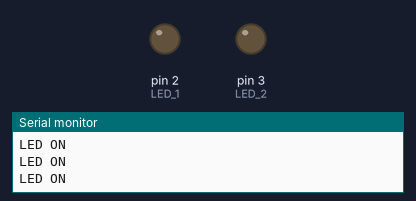
This sketch was run on a simulated Arduino Uno, built with avr-gcc and run on an emulated ATmega328P. Shown: output pins drawn as LEDs (lit = HIGH), the last lines printed to the serial monitor.

Above: at 3.6 s.
At 4.85 s:
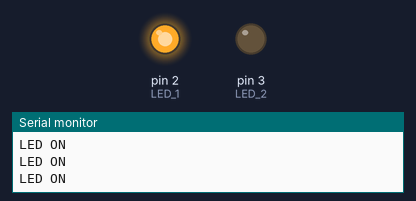
At 7.25 s:
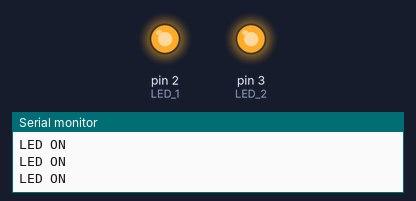
At 11.0 s:
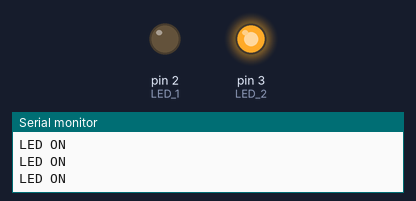
Timing chart, 0 to 12.4 s (numbered marks = the images above):
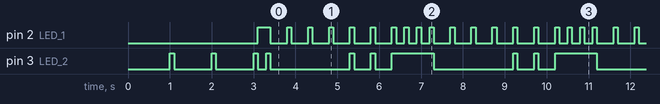

The sketch:

SOAR_LED_Protocol.ino
```cpp
#include "SOAR_LED_Protocol.h"

LEDProtocol led;

void setup() {
    Serial.begin(115200);
    // Initialize the LED protocol
    led.LED_initialize();
    led.PWR_initialize();
    led.Sensor_initialize();
    // led.PWR_Pattern();
    // led.SD_Pattern();
    // led.SD_Null_P();
    // led.Transmit_Pattern();
}

void loop() {
    // led.PWR_Pattern();
    led.SD_Pattern();
    led.SD_Null_P();
    led.Transmit_Pattern();
}
```

SOAR_LED_Protocol.cpp
```cpp
#include "SOAR_LED_Protocol.h"

// Constructor is currently commented out as it's not needed
// LEDProtocol::LEDProtocol() {
//     // Constructor implementation (if needed)
// }

// Sets up initial LED configurations
// Initializes both LEDs as outputs and ensures they start in OFF state
void LEDProtocol::LED_initialize() {
    Serial.begin(115200);  // Initialize serial communication for debugging
    pinMode(LED_1, OUTPUT); // Configure LED_1 pin for output mode
    pinMode(LED_2, OUTPUT); // Configure LED_2 pin for output mode
    digitalWrite(LED_1, LOW); // Ensure LED_1 starts in OFF state
    digitalWrite(LED_2, LOW); // Ensure LED_2 starts in OFF state
}

// Power-up initialization sequence
// Blinks LED_2 three times with 1-second intervals
void LEDProtocol::PWR_initialize() {
    digitalWrite(LED_1, LOW); // Start with LED_1 OFF
    int setup = 0;           // Counter for number of blinks
    // int LED_status = 0;

    while (1) {
        unsigned long currentMillis = millis();  // Get current time
        if (setup == 3) {
            // After three blinks, turn off LED and exit
            // LED_status = 0;
            digitalWrite(LED_2, LOW);
            break;
        } else if ((currentMillis - previousMillis == 1000) && setup <= 3) {
            // Every second, turn LED on and increment counter
            previousMillis = currentMillis;
            // LED_status = 1;
            digitalWrite(LED_2, HIGH);
            Serial.println("LED ON");
            setup++;
            delay(100);
        } else {
            // In between blinks, keep LED off
            // LED_status = 0;
            digitalWrite(LED_2, LOW);
        }
    }
}

// Sensor initialization sequence
// Single blink pattern for LED_2 while keeping LED_1 on
void LEDProtocol::Sensor_initialize() {
    // digitalWrite(LED_1, HIGH);  // Keep LED_1 ON during sensor initialization
    int setup = 0;             // Counter for blink sequence

        while (1) {
        unsigned long currentMillis = millis();  // Get current time
        if (setup == 1) {
            // After three blinks, turn off LED and exit
            // LED_status = 0;
            digitalWrite(LED_1, LOW);
            digitalWrite(LED_2, LOW);
            break;
        } else if ((currentMillis - previousMillis == 300) && setup == 0) {
            // Every second, turn LED on and increment counter
            previousMillis = currentMillis;
            // LED_status = 1;
            digitalWrite(LED_1, HIGH);
            digitalWrite(LED_2, HIGH);
            Serial.println("LED ON");
            setup++;
            delay(100);
        } else {
            // In between blinks, keep LED off
            // LED_status = 0;
            digitalWrite(LED_1, HIGH);
            digitalWrite(LED_2, LOW);
        }
    }
}

// Continuous power indicator pattern
// Blinks LED_2 every 10 seconds while keeping LED_1 off
void LEDProtocol::PWR_Pattern() {
    digitalWrite(LED_1, LOW);  // Keep LED_1 off
    // while (1) {
        unsigned long currentMillis = millis();  // Get current time
        if (currentMillis - previousMillis == 10000) {
            // Every second, turn LED on and increment counter
            previousMillis = currentMillis;
            // LED_status = 1;
            digitalWrite(LED_2, HIGH);
            Serial.println("LED ON");
            delay(100);
        } else {
            // In between blinks, keep LED off
            // LED_status = 0;
            digitalWrite(LED_2, LOW);
        }
    // }
}

// SD card operation indicator pattern
// Blinks LED_1 three times while keeping LED_2 off
void LEDProtocol::SD_Pattern() {
    digitalWrite(LED_2, LOW);  // Keep LED_2 off during SD operations
    int setup = 0;            // Counter for blinks

    while (1) {
        unsigned long currentMillis = millis();  // Get current time
        if (setup == 3) {
            // After three blinks, turn off LED and exit
            // LED_status = 0;
            digitalWrite(LED_1, LOW);
            break;
        } else if ((currentMillis - previousMillis == 500) && setup <= 3) {
            // Every second, turn LED on and increment counter
            previousMillis = currentMillis;
            // LED_status = 1;
            digitalWrite(LED_1, HIGH);
            Serial.println("LED ON");
            setup++;
            delay(100);
        } else {
            // In between blinks, keep LED off
            // LED_status = 0;
            digitalWrite(LED_1, LOW);
        }
    }
}

// Error indication pattern
// Blinks both LEDs simultaneously three times
void LEDProtocol::SD_Null_P() {
    int setup = 0;    // Counter for blink sequence
    while (1) {
        unsigned long currentMillis = millis();  // Get current time
        if (setup == 3) {
            // After three blinks, turn off LED and exit
            // LED_status = 0;
            digitalWrite(LED_1, LOW);
            digitalWrite(LED_2, LOW);
            break;
        } else if ((currentMillis - previousMillis == 500) && setup <= 3) {
            // Every second, turn LED on and increment counter
            previousMillis = currentMillis;
            // LED_status = 1;
            digitalWrite(LED_1, HIGH);
            digitalWrite(LED_2, HIGH);
            Serial.println("LED ON");
            setup++;
            delay(100);
        } else {
            // In between blinks, keep LED off
            // LED_status = 0;
            digitalWrite(LED_1, LOW);
            digitalWrite(LED_2, LOW);
        }
    }
}

// Transmission indicator pattern
// Keeps LED_2 on and blinks LED_1 three times
void LEDProtocol::Transmit_Pattern() {
    // digitalWrite(LED_2, HIGH);  // Keep LED_2 on during transmission
    int setup = 0;             // Counter for blink sequence

    while (1) {
        unsigned long currentMillis = millis();  // Get current time
        if (setup == 3) {
            // After three blinks, turn off LED and exit
            // LED_status = 0;
            digitalWrite(LED_1, LOW);
            digitalWrite(LED_2, LOW);
            break;
        } else if ((currentMillis - previousMillis == 300) && setup <= 3) {
            // Every second, turn LED on and increment counter
            previousMillis = currentMillis;
            // LED_status = 1;
            digitalWrite(LED_1, HIGH);
            digitalWrite(LED_2, HIGH);
            Serial.println("LED ON");
            setup++;
            delay(100);
        } else {
            // In between blinks, keep LED off
            // LED_status = 0;
            digitalWrite(LED_1, LOW);
            digitalWrite(LED_2, HIGH);
        }
    }

}
```

SOAR_LED_Protocol.h
```cpp
#ifndef LED_PROTOCOL_H
#define LED_PROTOCOL_H
#include <Arduino.h>

class LEDProtocol {
    public:
        LEDProtocol() {}

        void LED_initialize();
        void PWR_initialize();
        void Sensor_initialize();
        void PWR_Pattern();
        void SD_Pattern();
        void SD_Null_P();
        void Transmit_Pattern();

    private:
        const int LED_1 = 2; // Pin for power LED
        const int LED_2 = 3; // Pin for sensor LED
        unsigned long previousMillis = 0;  // Stores last time LED was updated

};


#endif // LED_PROTOCOL_H
```

Measured:
- by itself, pin 2 (LED_1): repeats every 3.9 s: 5 × (HIGH 0.10 s, LOW 0.40 s), 3 × (HIGH 0.10 s, LOW 0.20 s), HIGH 0.10 s, LOW 0.40 s
- by itself, pin 3 (LED_2): moves between LOW and HIGH, repeating every 39.0 s
- by itself, everything shown: repeats every 3.9 s, in 18 steps
